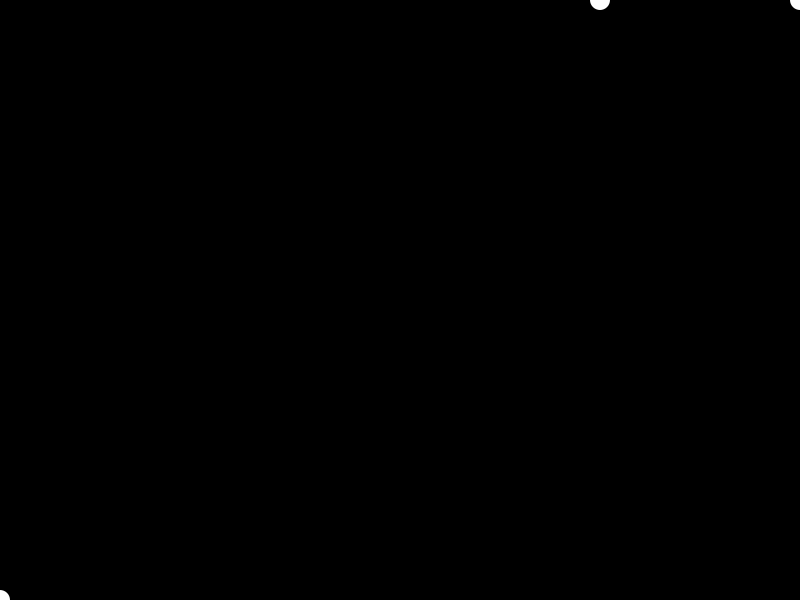
Frame 1 (no input)
Frame 60 (the mouse pressed at the canvas centre just before this capture): identical to frame 1, image omitted
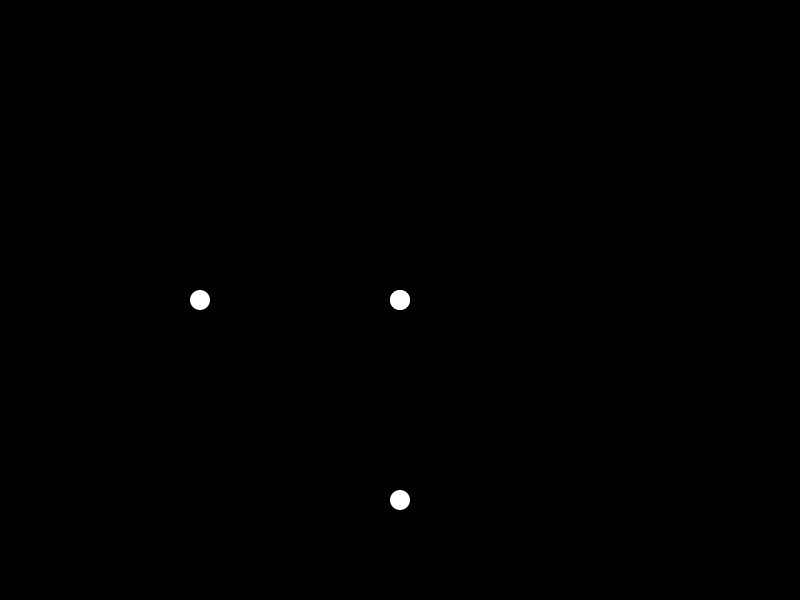
Frame 120 (the mouse held since frame 60 and released just before this capture)

The Processing sketch that drew these frames (run headless with seeded random() and noise(); from frame 60 on, the mouse is pressed at the canvas centre):

// Processing sketch: mouseX_mouseY
// ── mouseX_mouseY.pde

void setup() {
  size(800, 600);  
  //background(0);
}

void draw() {
  background(0);
  noStroke();
  ellipse(mouseX, height-mouseY, 20, 20);
  ellipse(height-mouseX, mouseY, 20, 20);
  ellipse(mouseX, width-mouseY, 20, 20);
  ellipse(width-mouseX, mouseY, 20, 20);
  stroke(255);
  //line(mouseX, height-mouseY, 20, 20);
  //line(height-mouseX, mouseY, 20, 20);
  //line(mouseX, width-mouseY, 20, 20);
  //line(width-mouseX, mouseY, 20, 20);
  
  //line(pmouseX, pmouseY, mouseX, mouseY);
}
